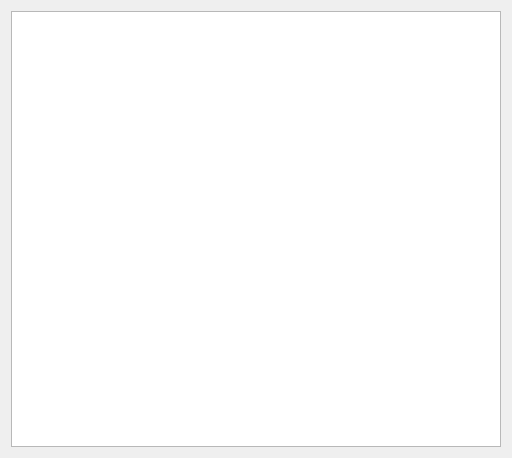
<?xml version="1.0" encoding="UTF-8"?>
<ui version="4.0">
 <class>Form</class>
 <widget class="QWidget" name="Form">
  <property name="geometry">
   <rect>
    <x>0</x>
    <y>0</y>
    <width>512</width>
    <height>458</height>
   </rect>
  </property>
  <property name="windowTitle">
   <string>Form</string>
  </property>
  <layout class="QVBoxLayout" name="verticalLayout">
   <item>
    <widget class="QTableView" name="tv"/>
   </item>
  </layout>
 </widget>
 <resources/>
 <connections/>
</ui>
